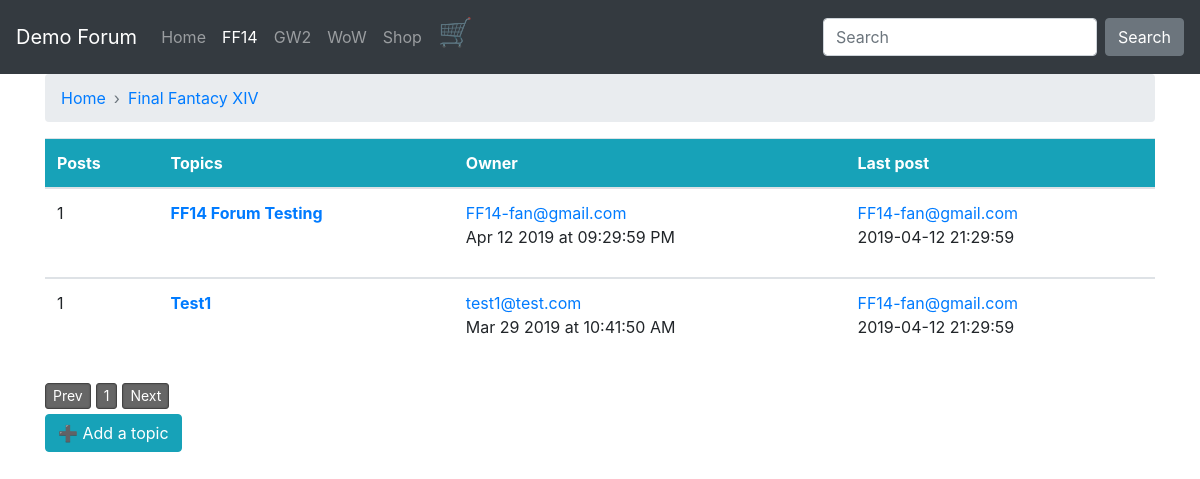
/topiclist.php?forum_id=1&forum_name=Final Fantacy XIV, run on an earlier commit of the app's database.
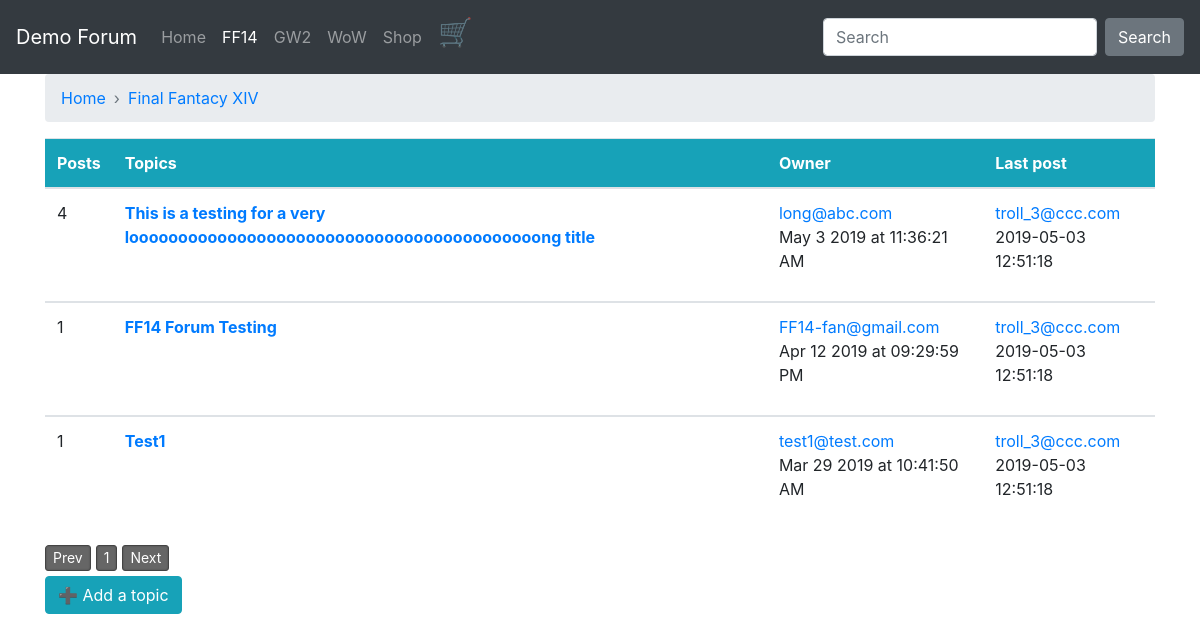
And on a later commit of the database.
### tables this page shows
CREATE TABLE IF NOT EXISTS `forum_topics` (
  `topic_id` int(11) NOT NULL AUTO_INCREMENT,
  `topic_title` varchar(150) DEFAULT NULL,
  `topic_create_time` datetime DEFAULT NULL,
  `topic_owner` varchar(150) DEFAULT NULL,
  `forum_id` int(11) NOT NULL,
  PRIMARY KEY (`topic_id`)
);

CREATE TABLE IF NOT EXISTS `forum_posts` (
  `post_id` int(11) NOT NULL AUTO_INCREMENT,
  `topic_id` int(11) NOT NULL,
  `post_text` text,
  `post_create_time` datetime DEFAULT NULL,
  `post_owner` varchar(150) DEFAULT NULL,
  `forum_id` int(11) NOT NULL,
  PRIMARY KEY (`post_id`)
);

### topiclist.php (the view, shortened to what this page needs)
<?php
include 'ch21_include.php';
$forum_id = $_GET['forum_id'];
$forum_name = $_GET['forum_name'];
$get_topics_count_sql = "SELECT COUNT(topic_id) FROM forum_topics
WHERE forum_id = '". $forum_id."' ORDER BY topic_create_time DESC";
$get_topics_count_res = mysqli_query($mysqli, $get_topics_count_sql)
or die(mysqli_error($mysqli));
$limit = 3;
if (isset($_GET["page"])){
    $page  = $_GET["page"];
}else { $page=1; };
$start_from = ($page-1) * $limit;
$row = mysqli_fetch_row($get_topics_count_res);
$total_records = $row[0];
$total_pages = ceil($total_records / $limit);
$get_topics_sql = "SELECT topic_id, topic_title,
DATE_FORMAT(topic_create_time, '%b %e %Y at %r') AS
fmt_topic_create_time, topic_owner FROM forum_topics
WHERE forum_id = '". $forum_id."' ORDER BY topic_create_time DESC LIMIT $start_from, $limit";
$get_topics_res = mysqli_query($mysqli, $get_topics_sql)
or die(mysqli_error($mysqli));
if (mysqli_num_rows($get_topics_res) < 1) {
$display_block = "<p><em>No topics exist.</em></p>";
} else {
$display_block = <<<END_OF_TEXT
<table class="table">
    <thead class="bg-info text-white">
    <tr>
      <th scope="col">Posts</th>
      <th scope="col">Topics</th>
      <th scope="col">Owner</th>
      <th scope="col">Last post</th>
    </tr>
    </thead>
<tr>
END_OF_TEXT;
while ($topic_info = mysqli_fetch_array($get_topics_res)) {
    $topic_id = $topic_info['topic_id'];
    $topic_title = stripslashes($topic_info['topic_title']);
    $topic_create_time = $topic_info['fmt_topic_create_time'];
    $topic_owner = stripslashes($topic_info['topic_owner']);
    $get_num_posts_sql = "SELECT COUNT(post_id) AS post_count FROM
        forum_posts WHERE topic_id = '".$topic_id."'";
    $get_num_posts_res = mysqli_query($mysqli, $get_num_posts_sql)
    or die(mysqli_error($mysqli));
    while ($posts_info = mysqli_fetch_array($get_num_posts_res)) {
            $num_posts = $posts_info['post_count'];
    }
    $get_last_post_sql = "SELECT * FROM forum_posts WHERE forum_id = '".$forum_id."'
    ORDER BY post_create_time DESC LIMIT 1";
    $get_last_post_res = mysqli_query($mysqli, $get_last_post_sql)
    or die(mysqli_error($mysqli));
    while ($post_info = mysqli_fetch_array($get_last_post_res)) {
            $last_post_owner = $post_info['post_owner'];
            $last_post_time = $post_info['post_create_time'];
    }
$display_block .= <<<END_OF_TEXT
<tbody>
<tr>
<td>$num_posts</td>
<th scope="row">
<a href="showtopic.php?topic_id=$topic_id&forum_id=$forum_id&forum_name=$forum_name">$topic_title</a>
</th>
<td>
<span class='text-primary'>$topic_owner</span>
<p>$topic_create_time</p>
</td>
<td>
<span class='text-primary'>$last_post_owner</span>
<p>$last_post_time</p>
</td>
</tr>
END_OF_TEXT;
}
$display_block .= "</table>";
}
?>
<!DOCTYPE html>
<html>
<head>
    <link rel="stylesheet" href="https://stackpath.bootstrapcdn.com/bootstrap/4.3.1/css/bootstrap.min.css">
    <link rel="stylesheet" href="css/app.css">
    <link type="text/css" rel="stylesheet" href="css/simplePagination.css"/>
</head>
<body>
<?php
include 'layouts/navbar.php';
?>
<div class="container">
<nav aria-label="breadcrumb">
    <ol class="breadcrumb arr-right">
        <li class="breadcrumb-item"><a href="index.php">Home</a></li>
        <li class="breadcrumb-item"><a href="topiclist.php?forum_id=<?php echo $forum_id?>&forum_name=<?php echo $forum_name?>"><?php echo $forum_name?></a></li>
    </ol>
</nav>
<?php echo $display_block; ?>
<?php
    $pagLink = "<nav><ul class='pagination'>";
    for ($i=1; $i<=$total_pages; $i++) {
            $pagLink .= "<li><a href=\"topiclist.php?forum_id=$forum_id&forum_name=$forum_name&page=".$i."\">".$i."</a></li>";
        };
    echo $pagLink . "</ul></nav>";
?>
<a class="btn btn-info" href="addtopic.php?forum_id=<?php echo $forum_id?>&forum_name=<?php echo $forum_name?>">
&#10133; Add a topic</a>
</div>
</body>
</html>

What changed in the data, as far as the page shows it:
added forum_topics: num_posts "4", topic_title "This is a testing for a very loooooooooooooooooooooooooooooooooooooooooong title", topic_owner "long@abc.com", topic_create_time "May 3 2019 at 11:36:21 AM", forum_posts.post_owner "troll_3@ccc.com", forum_posts.post_create_time "2019-05-03 12:51:18"
computed for forum_topics "FF14 Forum Testing": forum_posts.post_owner "FF14-fan@gmail.com" → "troll_3@ccc.com"; forum_posts.post_create_time "2019-04-12 21:29:59" → "2019-05-03 12:51:18"
computed for forum_topics "Test1": forum_posts.post_owner "FF14-fan@gmail.com" → "troll_3@ccc.com"; forum_posts.post_create_time "2019-04-12 21:29:59" → "2019-05-03 12:51:18"
